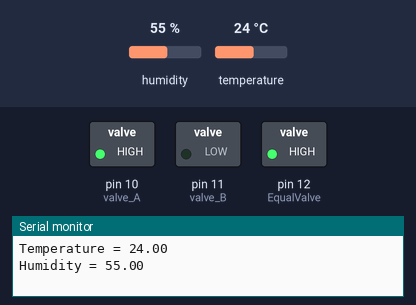
Recording of a sketch running on a simulated Arduino Uno, built with avr-gcc and run on an emulated ATmega328P. Parts: switched loads named in the sketch (green lamp = pin HIGH), the last lines printed to the serial monitor. Inputs (shaded band) come from the test bench; at power-on: humidity 55 %, temperature 24 °C.

Above: at 3.0 s.
At 5.2 s:
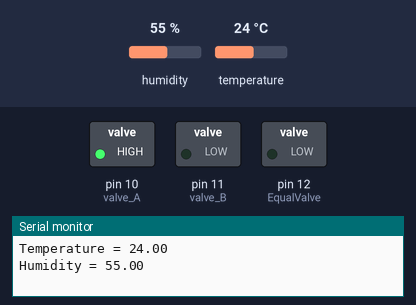
At 5.8 s:
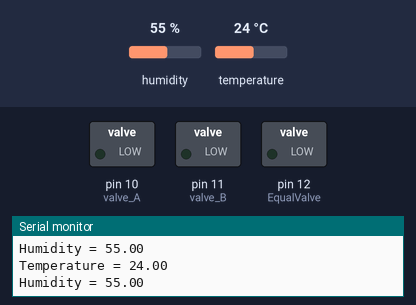
At 8.1 s:
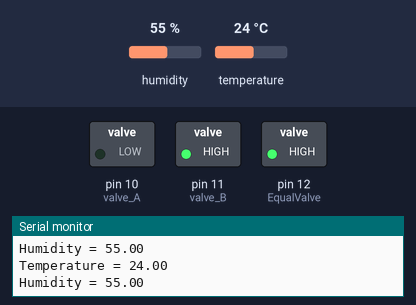
At 10.3 s:
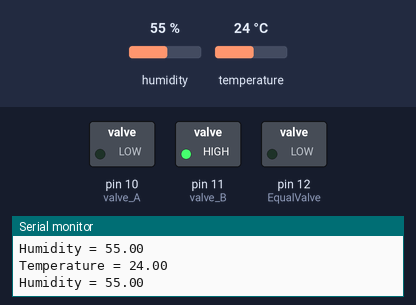
Timing chart, 0 to 14.4 s (numbered marks = the images above):
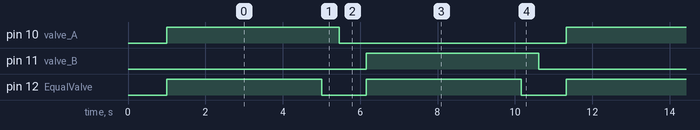

The sketch:

oxikit_and_humidity_sensor.ino
```cpp
//10 11 12(Arduino) ... 1 2 3 (relay)

#include <dht.h>

dht DHT;

#define DHT11_PIN 7

const int valve_A = 10;
const int valve_B = 11;
const int EqualValve = 12;

unsigned long Startup_Purge_Delay; //delay variable creation
unsigned long Production_Delay; //delay variable creation
unsigned long Flush_Delay; //delay variable creation
unsigned long PreCharge_Delay; //delay variable

void setup() {
  // put your setup code here, to run once:
  Serial.begin(9600);
pinMode(valve_A, OUTPUT);
pinMode(valve_B, OUTPUT);
pinMode(EqualValve, OUTPUT);

  Production_Delay = 4000;
  Flush_Delay = 450;
  PreCharge_Delay = 700;
  Startup_Purge_Delay = 1000;


//  digitalWrite(valve_A, HIGH); //Turn on relay
//  digitalWrite(valve_B, HIGH); //Turn on relay
//  digitalWrite(EqualValve, HIGH); //Turn on relay
  delay(Startup_Purge_Delay);

}

void humidity(){
  int chk = DHT.read22(DHT11_PIN);
  Serial.print("Temperature = ");
  Serial.println(DHT.temperature);
  Serial.print("Humidity = ");
  Serial.println(DHT.humidity);
  }

void loop() {
  // put your main code here, to run repeatedly:

//Production
digitalWrite(valve_A, HIGH);
digitalWrite(valve_B, LOW);
digitalWrite(EqualValve, HIGH);
humidity();
delay(Production_Delay);

////Flush
digitalWrite(valve_A, HIGH);
digitalWrite(valve_B, LOW);
digitalWrite(EqualValve, LOW);
delay(Flush_Delay);
//
////Precharge
digitalWrite(valve_A, LOW);
digitalWrite(valve_B, LOW);
digitalWrite(EqualValve, LOW);
humidity();
delay(PreCharge_Delay);
//
////Production
digitalWrite(valve_A, LOW);
digitalWrite(valve_B, HIGH);
digitalWrite(EqualValve, HIGH);
humidity();
delay(Production_Delay);
//
////Flush
digitalWrite(valve_A, LOW);
digitalWrite(valve_B, HIGH);
digitalWrite(EqualValve, LOW);
delay(Flush_Delay);
//
////Precharge
digitalWrite(valve_A, LOW);
digitalWrite(valve_B, LOW);
digitalWrite(EqualValve, LOW);
humidity();
delay(PreCharge_Delay);

}
```

Measured:
- by itself, pin 10 (valve_A), pin 11 (valve_B): alternates HIGH for 4.5 s and LOW for 5.9 s
- by itself, pin 12 (EqualValve): alternates HIGH for 4.0 s and LOW for 1.2 s
- by itself, everything shown: repeats every 10.3 s, in 6 steps
